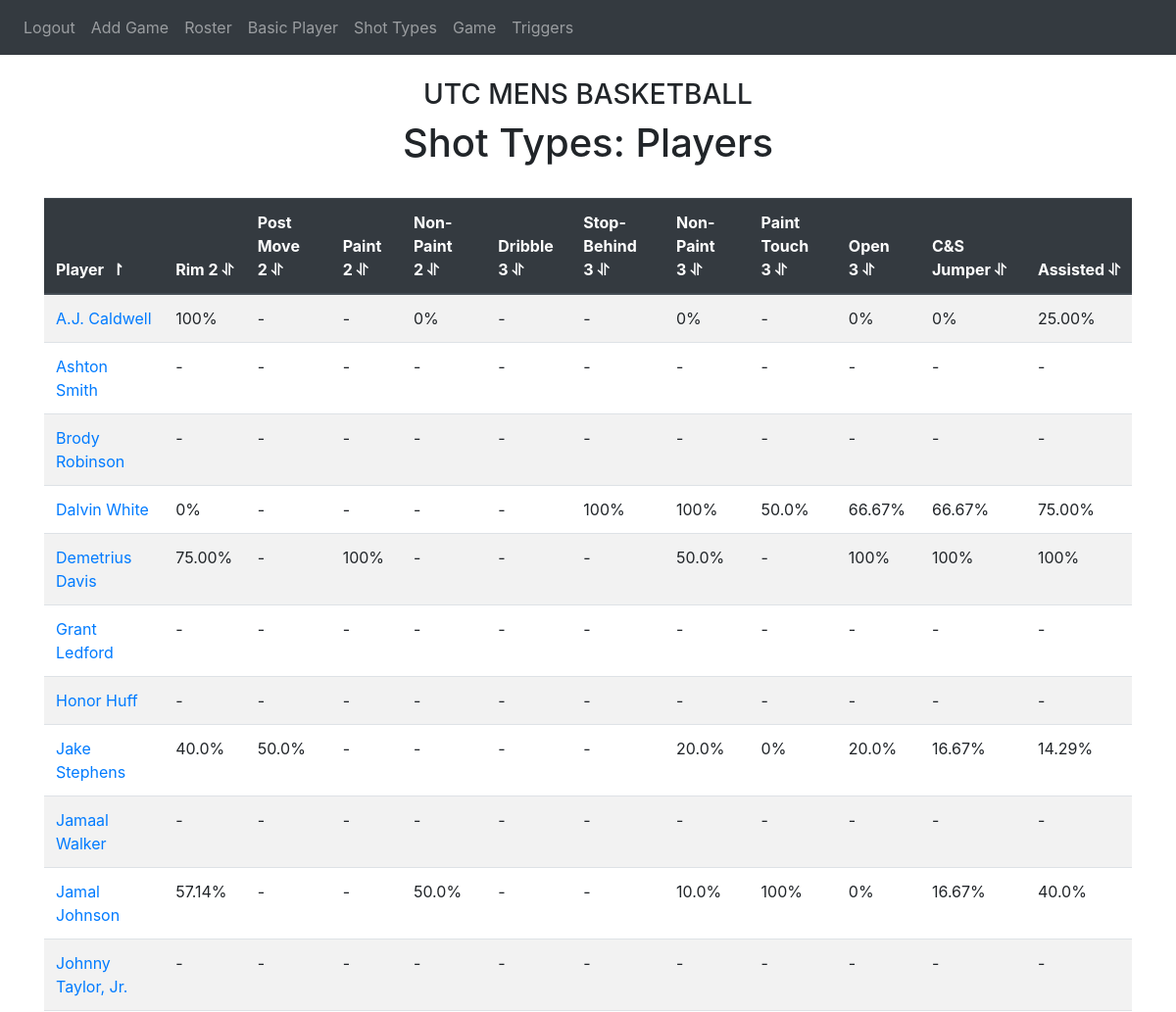
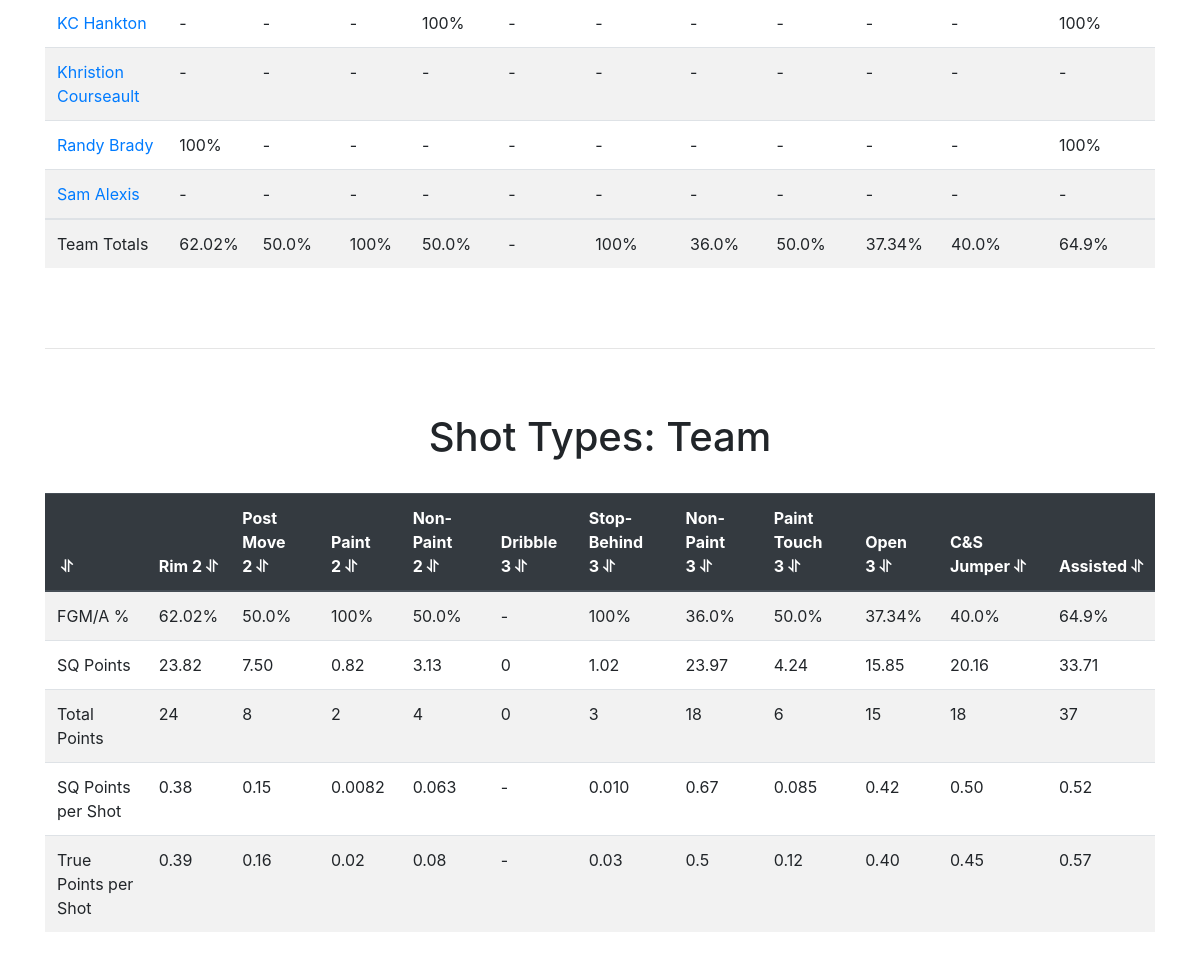
The page /shot_types (signed in) on the database its author committed (2 pictures, top to bottom).
### website/models.py (models this page shows)
class Player(db.Model):
    id = db.Column(db.Integer, primary_key = True)
    number = db.Column(db.Integer)
    initials = db.Column(db.String(5))
    name = db.Column(db.String(30))

### website/views.py (the view)
@views.route('/shot_types', methods=['GET','POST'])
@login_required
def shot_types():
    players = db.session.query(Player).all()
    games = db.session.query(Game).all()
    shot_name_list = []
    shot_name_list.append("R2")
    shot_name_list.append("PM2")
    shot_name_list.append("PT2")
    shot_name_list.append("NP2")
    shot_name_list.append("D3")
    shot_name_list.append("SB3")
    shot_name_list.append("NP3")
    shot_name_list.append("PT3")
    shot_players = []
    shot_sums = []
    sq_points = []
    total_points = []
    sq_per = []
    tp_per = []
    for i in range(len(shot_name_list)+3):
        if i<8:
            shot = shot_name_list[i]
        shotlist = []
        shootersum = 0
        totalshooters = 0
        first_run = True
        for player in players:
            getcontext().prec = 6
            if i<8:
                make = Decimal(db.session.query(Possession).filter(and_(Possession.shooter==player.id,Possession.result=="Make",Possession.shot==shot)).count())
                miss = Decimal(db.session.query(Possession).filter(and_(Possession.shooter==player.id,Possession.result=="Miss",Possession.shot==shot)).count())
                if first_run:
                    first_run = False
                    sq = db.session.query(Possession.esq).filter(and_((or_(Possession.result=="Miss",Possession.result=="Make")),Possession.shot==shot)).all()
                    totalsq = Decimal(0)
                    for x in sq:
                        totalsq += Decimal(x[0])
                    sq_points.append(totalsq)
                    pts = db.session.query(Possession.points).filter(and_((or_(Possession.result=="Miss",Possession.result=="Make")),Possession.shot==shot)).all()
                    totalpts = Decimal(0)
                    for x in pts:
                        totalpts += Decimal(x[0])
                    total_points.append(totalpts)
            if i == 8:
                make = Decimal(db.session.query(Possession).filter(and_(Possession.shooter==player.id,Possession.result=="Make",Possession.open3==1)).count())
                miss = Decimal(db.session.query(Possession).filter(and_(Possession.shooter==player.id,Possession.result=="Miss",Possession.open3==1)).count())
                if first_run:
                    first_run = False
                    sq = db.session.query(Possession.esq).filter(and_((or_(Possession.result=="Miss",Possession.result=="Make")),Possession.open3==1)).all()
                    totalsq = Decimal(0)
                    for x in sq:
                        totalsq += Decimal(x[0])
                    sq_points.append(totalsq)
                    pts = db.session.query(Possession.points).filter(and_((or_(Possession.result=="Miss",Possession.result=="Make")),Possession.open3==1)).all()
                    totalpts = Decimal(0)
                    for x in pts:
                        totalpts += Decimal(x[0])
                    total_points.append(totalpts)
            if i == 9:
                make = Decimal(db.session.query(Possession).filter(and_(Possession.shooter==player.id,Possession.result=="Make",Possession.csjumper==1)).count())
                miss = Decimal(db.session.query(Possession).filter(and_(Possession.shooter==player.id,Possession.result=="Miss",Possession.csjumper==1)).count())
                if first_run:
                    first_run = False
                    sq = db.session.query(Possession.esq).filter(and_((or_(Possession.result=="Miss",Possession.result=="Make")),Possession.csjumper==1)).all()
                    totalsq = Decimal(0)
                    for x in sq:
                        totalsq += Decimal(x[0])
                    sq_points.append(totalsq)
                    pts = db.session.query(Possession.points).filter(and_((or_(Possession.result=="Miss",Possession.result=="Make")),Possession.csjumper==1)).all()
                    totalpts = Decimal(0)
                    for x in pts:
                        totalpts += Decimal(x[0])
                    total_points.append(totalpts)
            if i == 10:
                make = Decimal(db.session.query(Possession).filter(and_(Possession.shooter==player.id,Possession.result=="Make",Possession.assist==1)).count())
                miss = Decimal(db.session.query(Possession).filter(and_(Possession.shooter==player.id,Possession.result=="Miss",Possession.assist==1)).count())
                if first_run:
                    first_run = False
                    sq = db.session.query(Possession.esq).filter(and_((or_(Possession.result=="Miss",Possession.result=="Make")),Possession.assist==1)).all()
                    totalsq = Decimal(0)
                    for x in sq:
                        totalsq += Decimal(x[0])
                    sq_points.append(totalsq)
                    pts = db.session.query(Possession.points).filter(and_((or_(Possession.result=="Miss",Possession.result=="Make")),Possession.assist==1)).all()
                    totalpts = Decimal(0)
                    for x in pts:
                        totalpts += Decimal(x[0])
                    total_points.append(totalpts)
            if (make+miss)!=0:
                perc = make /(make+miss)*Decimal(100)
                getcontext().prec = 4
                perc_round = perc+Decimal(0)
                shotlist.append(str(perc_round)+"%")
                shootersum += perc
                totalshooters += 1
            else:
                shotlist.append("-")
        getcontext().prec = 4
        if totalshooters != 0:
            shootersum = Decimal(shootersum)/Decimal(totalshooters)
            shootersum_str = str(shootersum)+"%"
        else:
            shootersum_str = "-"
        shot_players.append(shotlist)
        shot_sums.append(shootersum_str)
        if shootersum != 0:
            getcontext().prec = 6
            print(i)
            print(totalsq)
            print(shootersum)
            sq_per_num = totalsq/shootersum
            getcontext().prec = 2
            sq_per_num_round = sq_per_num + Decimal(0)
            sq_per.append(str(sq_per_num_round)) #ADD OR REMOVE PERCENT?
            getcontext().prec = 6
            tp_per_num = totalpts/shootersum
            getcontext().prec = 2
            tp_per_num_round = tp_per_num + Decimal(0)
            tp_per.append(str(tp_per_num_round)) #ADD OR REMOVE PERCENT?
        else:
            sq_per.append('-')
            tp_per.append('-')
    print(shot_sums)
    return render_template("shot_types.html", user=current_user, players=players, stats = shot_players, sums = shot_sums, sq = sq_points , tp = total_points, sqper = sq_per,tpper = tp_per)

### website/__init__.py (called while the page is built)
def create_app():
    app = Flask(__name__)
    app.config['SECRET_KEY'] = 'sdlkasdjfslkjl'
    app.config['SQLALCHEMY_DATABASE_URI'] = f'sqlite:///{DB_NAME}'
    db.init_app(app)
    from .views import views
    from .auth import auth
    app.register_blueprint(views,url_prefix='/')
    app.register_blueprint(auth,url_prefix='/')
    from .models import User, Note
    with app.app_context():
        db.create_all()
    login_manager = LoginManager()
    login_manager.login_view = 'auth.login'
    login_manager.init_app(app)
    @login_manager.user_loader
    def load_user(id):
        return User.query.get(int(id))
    with app.app_context():
        return app

### website/templates/shot_types.html (shortened to what this page needs)
{%extends "base.html"%} {%block style%}
<link
      rel="stylesheet"
      href="../static/tablesort.css"
    />
    <link href="//maxcdn.bootstrapcdn.com/font-awesome/4.1.0/css/font-awesome.min.css" rel="stylesheet">
{%endblock%}{% block title%}Home{%endblock%} {%block content%}
<h3 align="center">UTC MENS BASKETBALL</h3>
<h1 align="center">Shot Types: Players</h1>
<div class="table-responsive">
<table class='table table-striped'>
  <thead class = 'thead-dark'>
  <tr>
    <th>Player</th>
    <th>Rim 2</th>
    <th>Post Move 2</th>
    <th>Paint 2</th>
    <th>Non-Paint 2</th>
    <th>Dribble 3</th>
    <th>Stop-Behind 3</th>
    <th>Non-Paint 3</th>
    <th>Paint Touch 3</th>
    <th>Open 3</th>
    <th>C&#38;S Jumper</th>
    <th>Assisted</th>
  </tr>
  <thead>
  <tbody>
  {%for i in range(0,(players | length))%}
  <tr>
    <td><a href = ""onClick="enterPlayer({{players[i].id}})">{{players[i].name}}</a></td>
    {%for j in range(0,(stats | length))%}
    <td>{{stats[j][i]}}</td>
    {%endfor%}
  </tr>
  {%endfor%}
</tbody>
  <tr>
    <td>Team Totals</td>
    {%for i in range(0,(sums | length))%}
    <td>{{sums[i]}}</td>
    {%endfor%}
  </tr>
</table>
</div>
<hr>
<h1 align="center">Shot Types: Team</h1>
<div class="table-responsive">
<table class='table table-striped'>
  <thead class = 'thead-dark'>
    <tr>
      <th></th>
      <th>Rim 2</th>
      <th>Post Move 2</th>
      <th>Paint 2</th>
      <th>Non-Paint 2</th>
      <th>Dribble 3</th>
      <th>Stop-Behind 3</th>
      <th>Non-Paint 3</th>
      <th>Paint Touch 3</th>
      <th>Open 3</th>
      <th>C&#38;S Jumper</th>
      <th>Assisted</th>
    </tr>
  </thead>
    <tr>
      <td>FGM/A %</td>
      {%for i in range(0,(sums | length))%}
    <td>{{sums[i]}}</td>
    {%endfor%}
    </tr>
    <tr>
      <td>SQ Points</td>
      {%for i in range(0,(sq | length))%}
    <td>{{sq[i]}}</td>
    {%endfor%}
    </tr>
    <tr>
        <td>Total Points</td>
        {%for i in range(0,(tp | length))%}
    <td>{{tp[i]}}</td>
    {%endfor%}
      </tr>
      <tr>
        <td> SQ Points per Shot</td>
        {%for i in range(0,(sqper | length))%}
    <td>{{sqper[i]}}</td>
    {%endfor%}
      </tr>
      <tr>
        <td> True Points per Shot</td>
        {%for i in range(0,(sqper | length))%}
    <td>{{tpper[i]}}</td>
    {%endfor%}
      </tr>
  </table>
</div>
{%endblock%}

### website/static/tablesort.css (style rules this page uses)
.table-striped th { cursor: pointer; }
.table-striped th::after { content: '\00A0\⥯' }
.table-striped .th-sort-asc::after { content: '\00A0\00A0\↾'; }
.table-striped .th-sort-asc, .table-striped .th-sort-desc { background: rgba(168, 27, 27, 0.1); }

### rows shown on the page
Player: name "A.J. Caldwell"
Player: name "KC Hankton"
Player: name "Jamaal Walker"
Player: name "Honor Huff"
Player: name "Sam Alexis"
Player: name "Jamal Johnson"
Player: name "Dalvin White"
Player: name "Ashton Smith"
Player: name "Johnny Taylor, Jr."
Player: name "Khristion Courseault"
Player: name "Demetrius Davis"
Player: name "Jake Stephens"
Player: name "Randy Brady"
Player: name "Grant Ledford"
Player: name "Brody Robinson"

### other values the page prints
{{ stats[j][i] }} "100%" "-" "-" "0%" "-" "-" "0%" "-" "0%" "0%" "25.00%" "-" "-" "-" "100%" "-" "-" "-" "-" "-" "-" "100%" "-" "-" "-" "-" "-" "-" "-" "-" "-" "-" "-" "-" "-" "-" "-" "-" "-" "-" "-" "-" "-" "-" "-" "-" "-" "-" "-" "-" "-" "-" "-" "-" "-" "57.14%" "-" "-" "50.0%" "-" "-" "10.0%" "100%" "0%" "16.67%" "40.0%" "0%" "-" "-" "-" "-" "100%" "100%" "50.0%" "66.67%" "66.67%" "75.00%" "-" "-" "-" "-" "-" "-" "-" "-" "-" "-" "-" "-" "-" "-" "-" "-" "-" "-" "-" "-" "-" "-" "-" "-" "-" "-" "-" "-" "-" "-" "-" "-" "-" "75.00%" "-" "100%" "-" "-" "-" "50.0%" "-" "100%" "100%" "100%" "40.0%" "50.0%" "-" "-" "-" "-" "20.0%" "0%" "20.0%" "16.67%" "14.29%" "100%" "-" "-" "-" "-" "-" "-" "-" "-" "-" "100%" "-" "-" "-" "-" "-" "-" "-" "-" "-" "-" "-" "-" "-" "-" "-" "-" "-" "-" "-" "-" "-" "-"
{{ sums[i] }} "62.02%" "50.0%" "100%" "50.0%" "-" "100%" "36.0%" "50.0%" "37.34%" "40.0%" "64.9%"
{{ sq[i] }} "23.82" "7.50" "0.82" "3.13" "0" "1.02" "23.97" "4.24" "15.85" "20.16" "33.71"
{{ tp[i] }} "24" "8" "2" "4" "0" "3" "18" "6" "15" "18" "37"
{{ sqper[i] }} "0.38" "0.15" "0.0082" "0.063" "-" "0.010" "0.67" "0.085" "0.42" "0.50" "0.52"
{{ tpper[i] }} "0.39" "0.16" "0.02" "0.08" "-" "0.03" "0.5" "0.12" "0.40" "0.45" "0.57"
